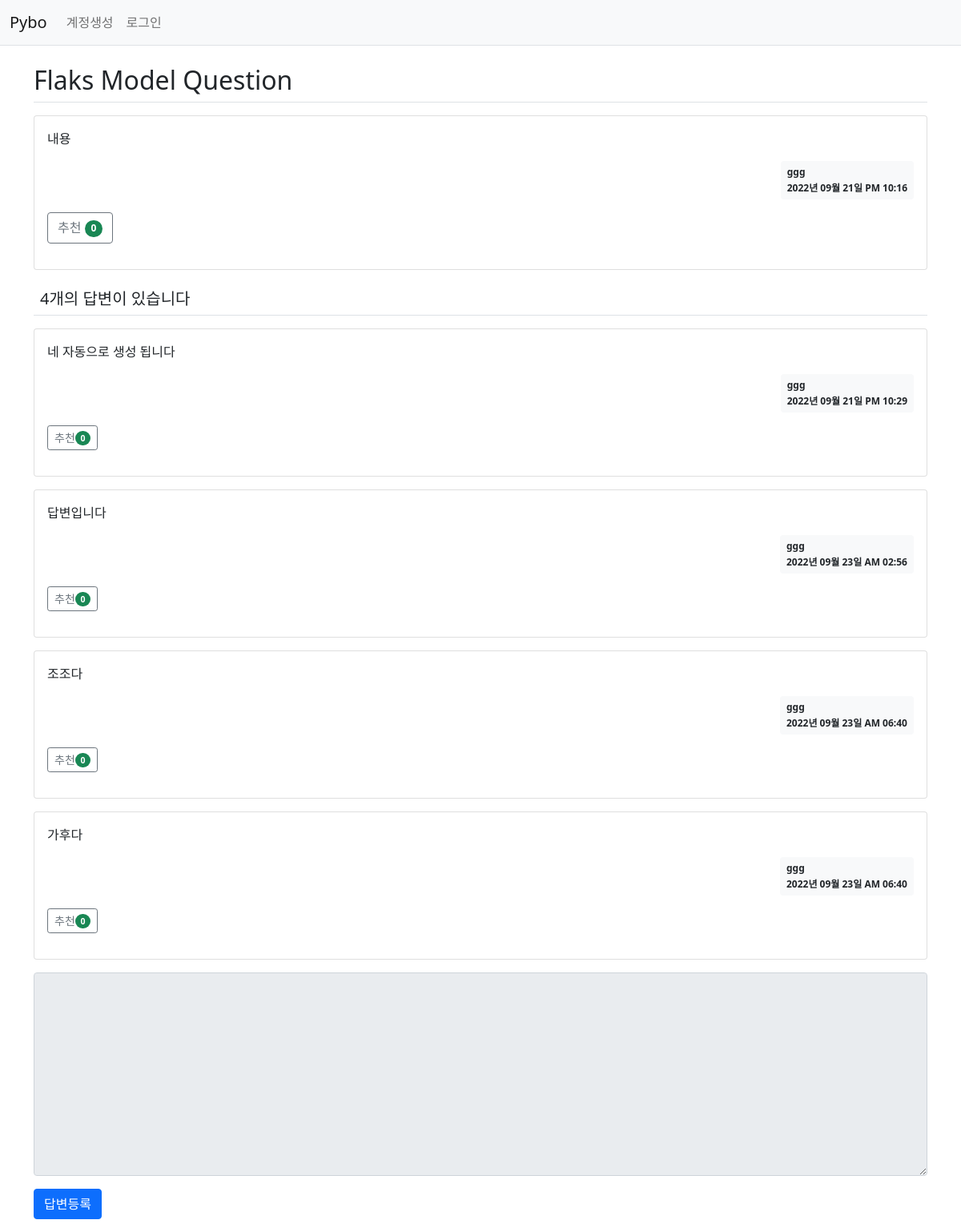
/question/detail/2, run on the app's committed database.
### pybo/models.py (models this page shows)
class Question(db.Model):
    id = db.Column(db.Integer, primary_key=True)
    subject = db.Column(db.String(200), nullable=False)
    content = db.Column(db.Text(), nullable=False)
    create_date = db.Column(db.DateTime(), nullable=False)
    user_id = db.Column(db.Integer, db.ForeignKey('user.id', ondelete='CASCADE'), nullable=False)
    user = db.relationship("User", backref=db.backref('question_set'))
    modify_date = db.Column(db.DateTime(), nullable=True)
    voter = db.relationship("User", secondary=question_voter, backref=db.backref('question_voter_set'))

class User(db.Model):
    id = db.Column(db.Integer, primary_key=True)
    username = db.Column(db.String(150), unique=True, nullable=False)
    password = db.Column(db.String(200), nullable=False)
    email = db.Column(db.String(120), unique=True, nullable=False)

class Answer(db.Model):
    id = db.Column(db.Integer, primary_key=True)
    question_id = db.Column(db.Integer, db.ForeignKey('question.id', ondelete='CASCADE'))
    question = db.relationship('Question', backref=db.backref('answer_set'))
    content = db.Column(db.Text(), nullable=False)
    create_date = db.Column(db.DateTime(), nullable=False)
    user_id = db.Column(db.Integer, db.ForeignKey('user.id', ondelete='CASCADE'), nullable=False)
    user = db.relationship("User", backref=db.backref('answer_set'))
    modify_date = db.Column(db.DateTime(), nullable=True)
    voter = db.relationship("User", secondary=answer_voter, backref=db.backref('answer_voter_set'))

### pybo/views/question_views.py (the view)
@bp.route("/detail/<int:question_id>")
def detail(question_id):
    form = AnswerForm()
    question = Question.query.get_or_404(question_id)
    return render_template("question/question_detail.html", question=question, form=form)

### pybo/forms.py
class AnswerForm(FlaskForm):
    content = TextAreaField("내용", validators=[DataRequired("내용을 입력하세요")])

### pybo/filter.py (called while the page is built)
def format_datetime(value, fmt="%Y년 %m월 %d일 %p %I:%M"):
    return value.strftime(fmt)

### pybo/views/auth_views.py (called while the page is built)
@bp.before_app_request  # 라우팅함수보다 항상 먼저 실행됨 *모든 라우팅 함수보다 먼저 실행 모든 모든
def load_logged_user():
    user_id = session.get('user_id')
    if user_id is None:
        g.user = None
    else:
        g.user = User.query.get(user_id)

### pybo/templates/question/question_detail.html (shortened to what this page needs)
{% extends 'base.html' %}
{% block content %}
<div class="container my-3">
    <h2 class="border-bottom py-2">{{ question.subject}}</h2>
    <div class="card my-3">
        <div class="card-body">
            <div class="card-text">{{ question.content | markdown }}</div>
            <div class="d-flex justify-content-end">
                <div class="badge bg-light text-dark p-2 text-start">
                    <div class="mb-2">{{ question.user.username}}</div>
                    <div>{{ question.create_date | datetime}}</div>
                </div>
            </div>
            <div class="my-3">
                <a href="javascript:void(0)" data-uri="{{ url_for('question.vote', question_id=question.id) }}" class="recommend btn bnt-sm btn-outline-secondary">추천
                    <span class="badge rounded-pill bg-success">{{ question.voter|length}}</span>
                </a>
            </div>
        </div>
    </div>
    <h5 class="border-bottom my-3 p-2">{{ question.answer_set | length }}개의 답변이 있습니다</h5>
    {% for answer in question.answer_set %}
    <div class="card my-3">
        <div class="card-body">
            <div class="card-text">{{ answer.content | markdown }}</div>
            <div class="d-flex justify-content-end">
                <div class="badge bg-light text-dark p-2 text-start">
                    <div class="mb-2">{{ answer.user.username }}</div>
                    <div>{{ answer.create_date | datetime }}</div>
                </div>
            </div>
            <div class="my-3">
                <a href="javascript:void(0)" data-uri="{{ url_for('answer.vote', answer_id=answer.id) }}" class="recommend btn btn-sm btn-outline-secondary">추천<span class="badge rounded-pill bg-success">{{ answer.voter|length}}</span></a>
            </div>
        </div>
    </div>
    {% endfor %}
    <form action="{{ url_for('answer.create', question_id=question.id) }}" method="post" class="my-3">
        <div class="mb-3">
            <textarea {% if not g.user %} disabled {% endif %} name="content" id="content" rows="10"
                class="form-control"></textarea>
        </div>
        <input type="submit" value="답변등록" class="btn btn-primary">
    </form>
</div>
{% endblock %}

### data on the page
Question: subject "Flaks Model Question", content "내용", create_date "2022년 09월 21일 PM 10:16"
User: user.username "ggg"
Answer: content "네 자동으로 생성 됩니다", user.username "ggg", create_date "2022년 09월 21일 PM 10:29", voter|length "0"
Answer: content "답변입니다", user.username "ggg", create_date "2022년 09월 23일 AM 02:56", voter|length "0"
Answer: content "조조다", user.username "ggg", create_date "2022년 09월 23일 AM 06:40", voter|length "0"
Answer: content "가후다", user.username "ggg", create_date "2022년 09월 23일 AM 06:40", voter|length "0"

### other printed values
{{ question.voter|length }} "0"
{{ question.answer_set | length }} "4"
